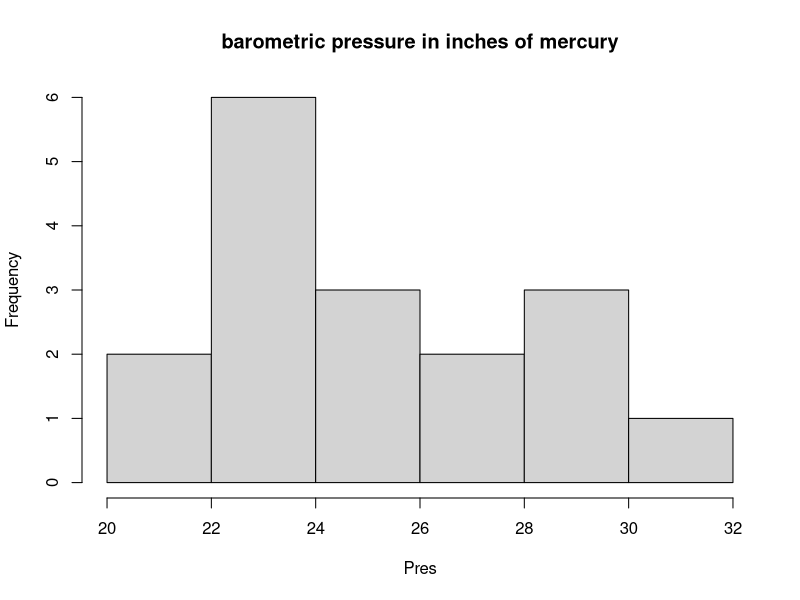
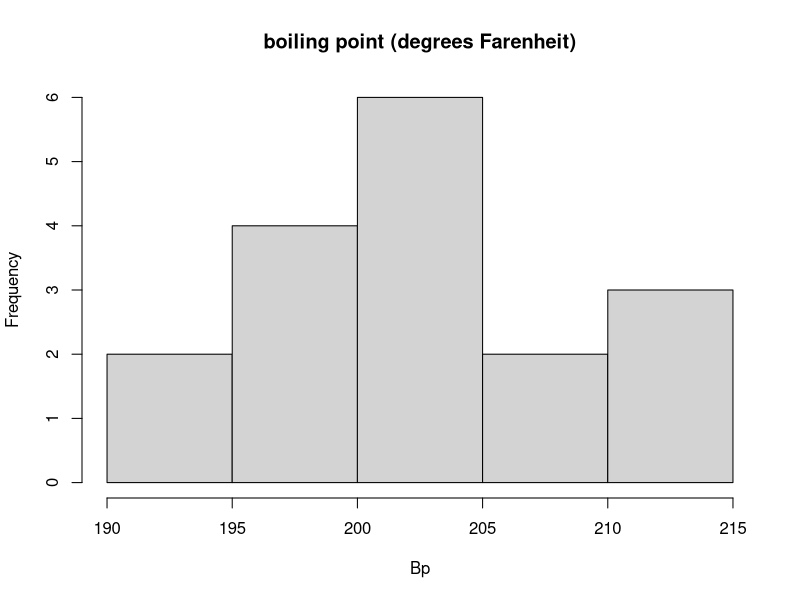
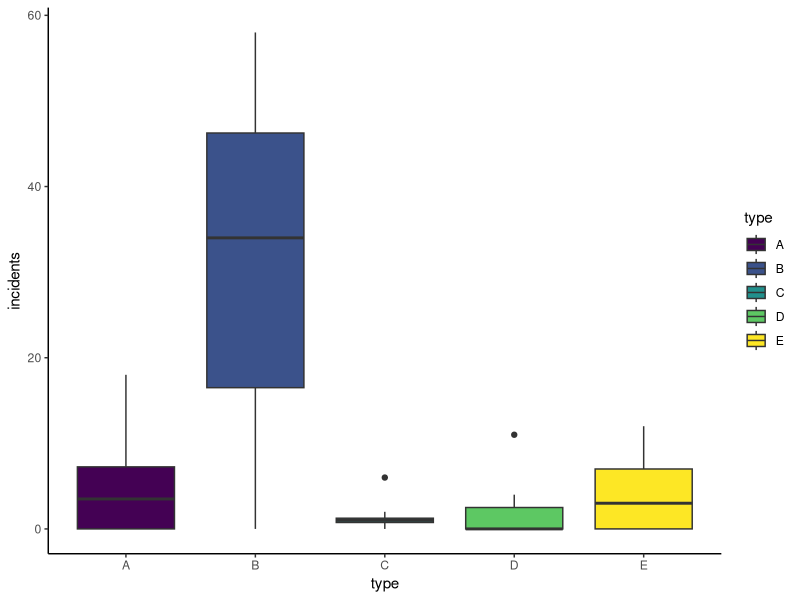
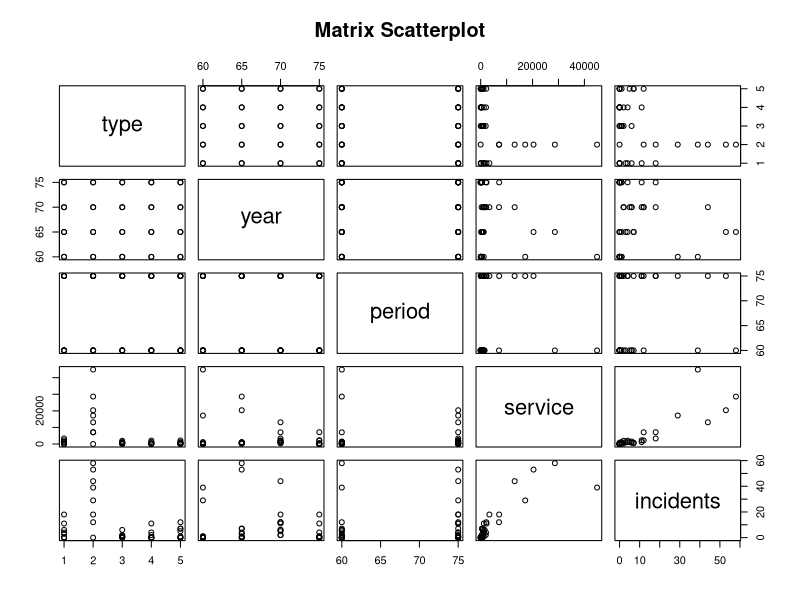

The R script that drew these images, in order:
library(MASS)
library(leaps)
library(tidyr)
library(ggplot2)
library(dplyr)


#7-1
hist(forbes$pres,main="barometric pressure in inches of mercury",xlab = "Pres")
hist(forbes$bp,main="boiling point (degrees Farenheit)",xlab = "Bp")
t.test(forbes$pres, forbes$bp)


#7-2
SH <- as_tibble(ships) %>%
  mutate(type = factor(type, ordered = TRUE)) %>% 
  mutate(year = factor(year, ordered = TRUE)) %>% 
  mutate(period = factor(period, ordered = TRUE))   
# Quick check
glimpse(SH)
levels(SH$type)
SH %>%
  group_by(type) %>%
  summarise(
    count = n(),
    mean_incidents = mean(incidents, na.rm = TRUE),
    sd_incidents = sd(incidents, na.rm = TRUE)
  )
ggplot(SH, aes(x = type, y = incidents, fill = type)) +
  geom_boxplot() +
  theme_classic()
anova_one_way <- aov(incidents ~ type, data = SH)
summary(anova_one_way)


#7-3
str(ships)
# plotting the data to determine the linearity
plot(ships, main="Matrix Scatterplot")
model <- lm(incidents ~ type + year + period + service, data = ships)
coef(model)
summary(model)
cor(ships$year, ships$service)
model2 <- lm(incidents ~ type + year + period + type:year, data = ships)
summary(model2)
